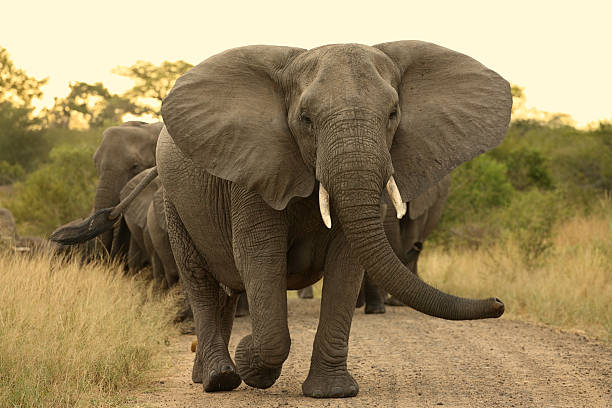
#> input picture SET-1/elephant.jpg, 612 x 408 px, found by its file name
$ python skewing.py
#> lines starting #> are read from the running program, lines starting #| are printed output that depends on the picture
import cv2
import numpy as np

image = cv2.imread(r'd:\Image-and-Video-Processing-Lab\SET-1\elephant.jpg')
#> image is the input picture: shape (408, 612, 3); mean B, G, R 94.8, 132.8, 150.9
rows, cols = image.shape[:2]
#> rows = 408; cols = 612

# Skew matrix: horizontal skew (shear in x-direction)
M = np.float32([[1, 0.5, 0],
                [0,   1, 0]])
# Apply skewing
skewed = cv2.warpAffine(image, M, (int(cols * 1.5), rows))
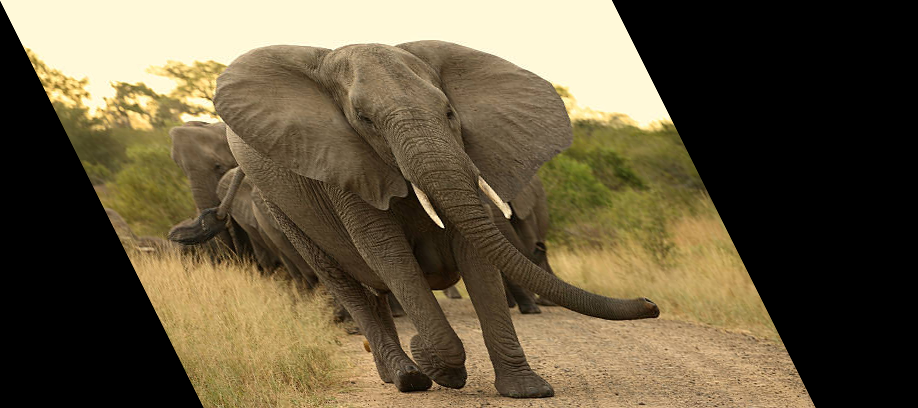
#> skewed: shape (408, 918, 3); mean B, G, R 63.3, 88.6, 100.6

cv2.imshow("Original", image)
cv2.imshow("Skewed", skewed)
cv2.waitKey(0)
cv2.destroyAllWindows()

$ run again, with SET-1/QUESTIONS-SET-1.jpg copied over SET-1/elephant.jpg
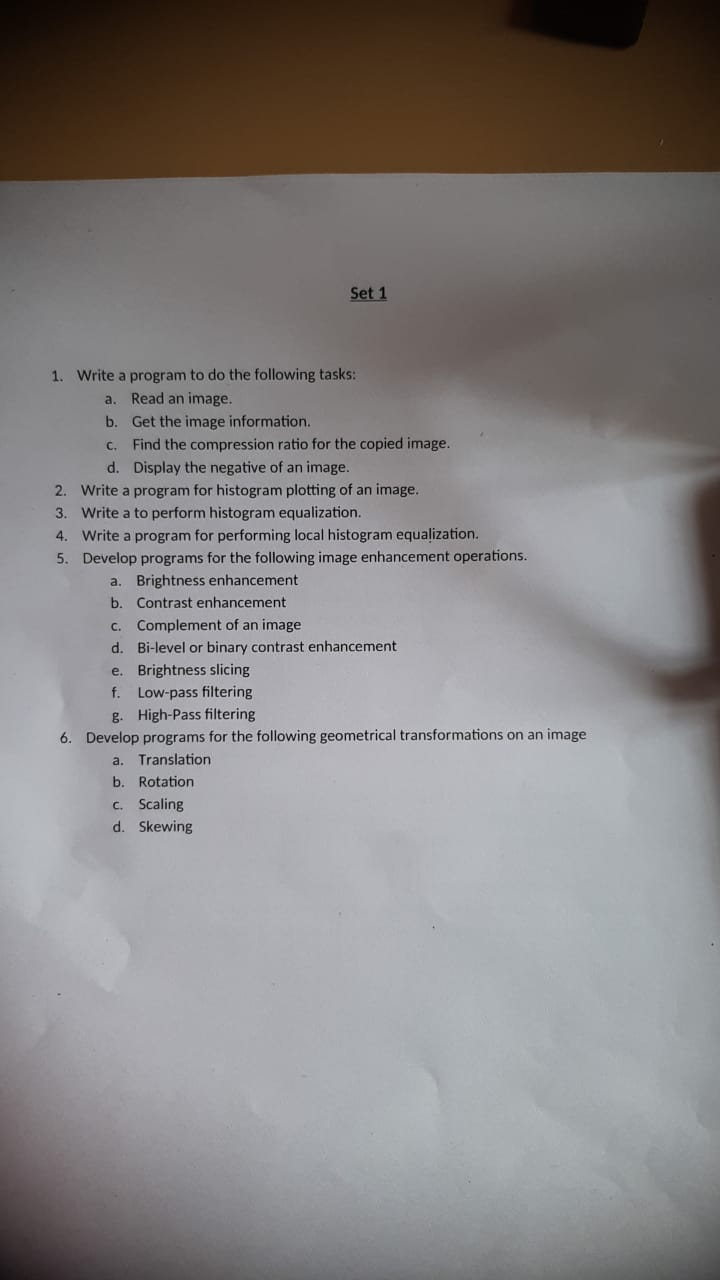
#> input picture SET-1/QUESTIONS-SET-1.jpg, 720 x 1280 px, found by its file name
#> image is the input picture: shape (1280, 720, 3); mean B, G, R 130.5, 130.7, 134.1
#> `skewed = cv2.warpAffine(image, M, (int(cols * 1.5), rows))`:
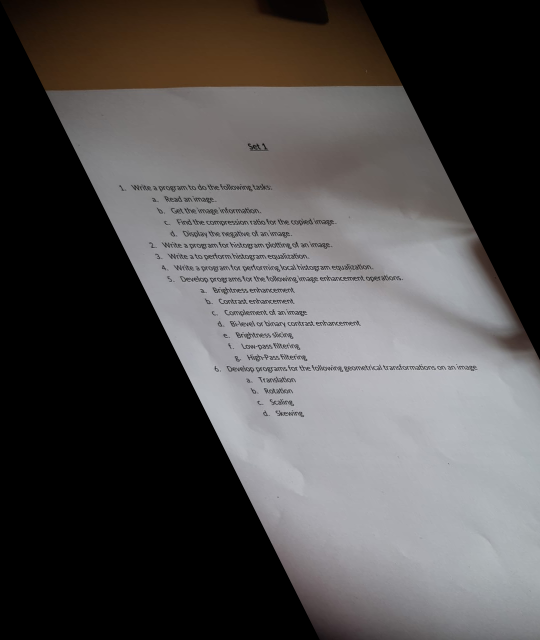
#> skewed: shape (1280, 1080, 3) (shown at 1/2 size); mean B, G, R 78.3, 78.6, 81.1
